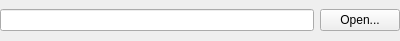
<?xml version="1.0" encoding="UTF-8"?>
<ui version="4.0">
 <class>FilePicker</class>
 <widget class="QWidget" name="FilePicker">
  <property name="geometry">
   <rect>
    <x>0</x>
    <y>0</y>
    <width>400</width>
    <height>41</height>
   </rect>
  </property>
  <property name="windowTitle">
   <string>Form</string>
  </property>
  <layout class="QGridLayout" name="gridLayout">
   <property name="leftMargin">
    <number>0</number>
   </property>
   <property name="topMargin">
    <number>0</number>
   </property>
   <property name="rightMargin">
    <number>0</number>
   </property>
   <property name="bottomMargin">
    <number>0</number>
   </property>
   <property name="horizontalSpacing">
    <number>6</number>
   </property>
   <property name="verticalSpacing">
    <number>0</number>
   </property>
   <item row="0" column="0">
    <layout class="QHBoxLayout" name="horizontalLayout">
     <item>
      <widget class="QLineEdit" name="lineEdit"/>
     </item>
    </layout>
   </item>
   <item row="0" column="1">
    <widget class="QPushButton" name="openButton">
     <property name="text">
      <string>Open...</string>
     </property>
    </widget>
   </item>
  </layout>
 </widget>
 <resources/>
 <connections/>
</ui>
